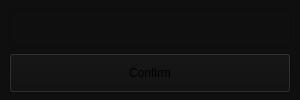
<?xml version="1.0" encoding="UTF-8"?>
<ui version="4.0">
 <class>MainWindow</class>
 <widget class="QMainWindow" name="MainWindow">
  <property name="geometry">
   <rect>
    <x>0</x>
    <y>0</y>
    <width>300</width>
    <height>100</height>
   </rect>
  </property>
  <property name="minimumSize">
   <size>
    <width>300</width>
    <height>100</height>
   </size>
  </property>
  <property name="maximumSize">
   <size>
    <width>300</width>
    <height>104</height>
   </size>
  </property>
  <property name="windowTitle">
   <string>Path selection</string>
  </property>
  <property name="styleSheet">
   <string notr="true">background-color: rgb(15, 15, 15)</string>
  </property>
  <widget class="QWidget" name="centralwidget">
   <layout class="QGridLayout" name="gridLayout">
    <item row="0" column="0">
     <widget class="QTextBrowser" name="TXT_path">
      <property name="maximumSize">
       <size>
        <width>16777215</width>
        <height>40</height>
       </size>
      </property>
      <property name="readOnly">
       <bool>false</bool>
      </property>
     </widget>
    </item>
    <item row="1" column="0">
     <widget class="QPushButton" name="BTN_confirm">
      <property name="minimumSize">
       <size>
        <width>0</width>
        <height>40</height>
       </size>
      </property>
      <property name="text">
       <string>Confirm</string>
      </property>
     </widget>
    </item>
   </layout>
  </widget>
 </widget>
 <resources/>
 <connections/>
</ui>
